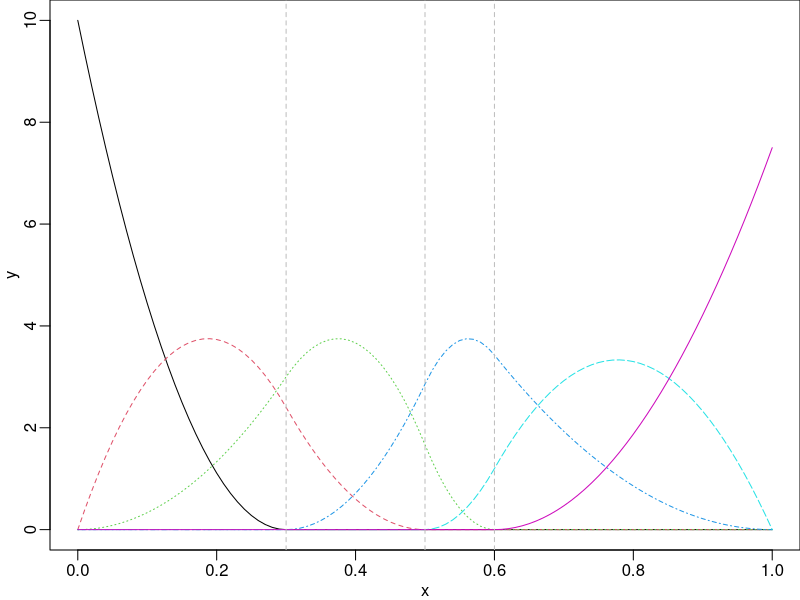
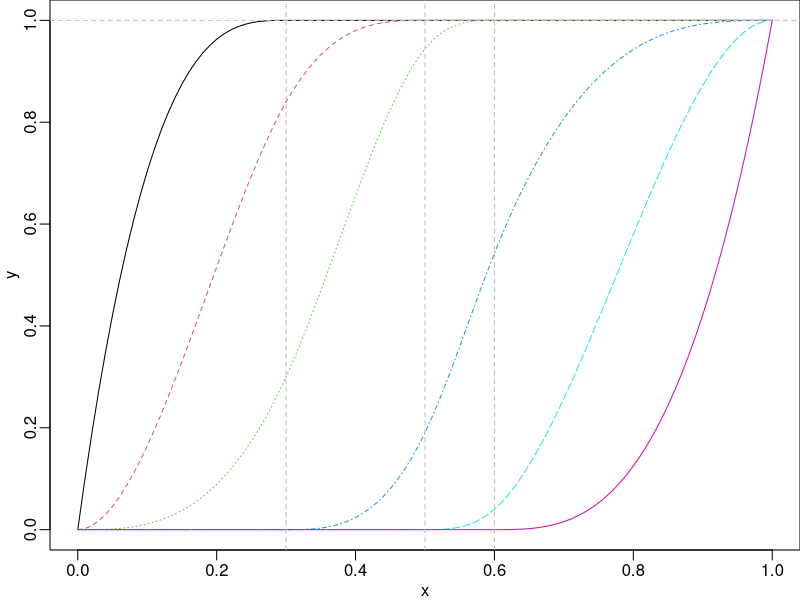
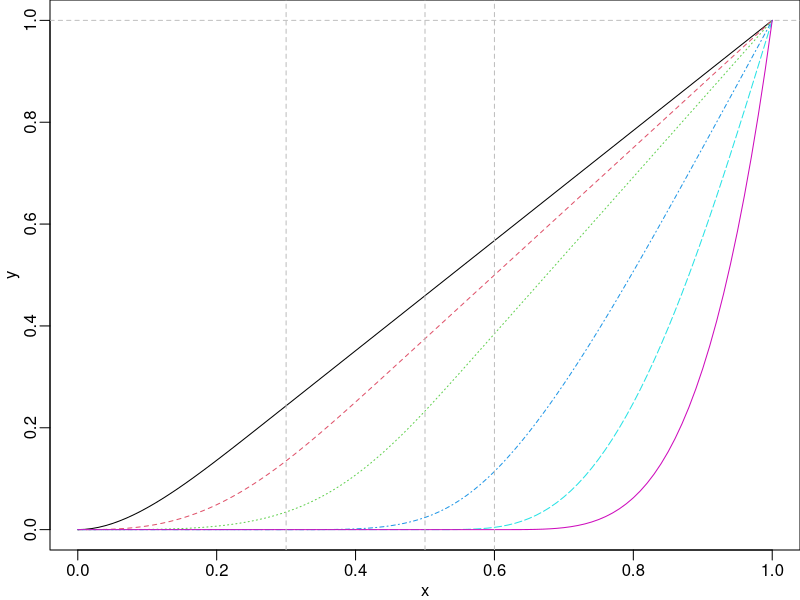

Generate these figures, in order, with R: (Note: this script raises an error after producing the figures.)
## ---- chunk 1
library(splines2)
knots <- c(0.3, 0.5, 0.6)
x <- seq(0, 1, 0.01)
msOut <- mSpline(x, knots = knots, degree = 2, intercept = TRUE)

library(graphics)
par(mar = c(2.5, 2.5, 0, 0), mgp = c(1.5, 0.5, 0))
matplot(x, msOut, type = "l", ylab = "y")
abline(v = knots, lty = 2, col = "gray") # mark internal knots
## ---- chunk 2
dmsOut1 <- mSpline(x, knots = knots, degree = 2, intercept = TRUE, derivs = 1)
dmsOut2 <- deriv(msOut)
stopifnot(all.equal(dmsOut1, dmsOut2, check.attributes = FALSE))
## ---- chunk 3
isOut <- iSpline(x, knots = knots, degree = 2, intercept = TRUE)
matplot(x, isOut, type = "l", ylab = "y")
abline(h = 1, v = knots, lty = 2, col = "gray")
## ---- chunk 4
stopifnot(all.equal(msOut, deriv(isOut), check.attributes = FALSE))
## ---- chunk 5
csOut1 <- cSpline(x, knots = knots, degree = 2, intercept = TRUE)
matplot(x, csOut1, type = "l", ylab = "y")
abline(h = 1, v = knots, lty = 2, col = "gray")
## ---- chunk 6
csOut2 <- cSpline(x, knots = knots, degree = 2, intercept = TRUE, scale = FALSE)
stopifnot(all.equal(isOut, deriv(csOut2), check.attributes = FALSE))
stopifnot(all.equal(msOut, deriv(csOut2, 2), deriv(deriv(csOut2)),
                    check.attributes = FALSE))
## ---- chunk 7
ibsOut <- ibs(x, knots = knots, degree = 1, intercept = TRUE)
par(mfrow = c(1, 2))
matplot(x, deriv(ibsOut), type = "l", ylab = "y")
abline(v = knots, h = 1, lty = 2, col = "gray")
matplot(x, ibsOut, type = "l", ylab = "y")
abline(v = knots, h = c(0.15, 0.2, 0.25), lty = 2, col = "gray")
## ---- chunk 8
dbsOut <- dbs(x, knots = knots, intercept = TRUE)
bsOut <- bSpline(x, knots = knots, intercept = TRUE)
matplot(x, bsOut, type = "l", ylab = "y")
abline(v = knots, lty = 2, col = "gray")
matplot(x, dbsOut, type = "l", ylab = "y")
abline(v = knots, lty = 2, col = "gray")
## ---- chunk 9
bsOut0 <- bSpline(x, knots = knots, degree = 0, intercept = TRUE)
msOut0 <- mSpline(x, knots = knots, degree = 0, intercept = TRUE)
par(mar = c(2.5, 2.5, 0, 0), mgp = c(1.5, 0.5, 0), mfrow = c(1, 2))
matplot(x, bsOut0, type = "l", ylab = "y")
abline(v = knots, lty = 2, col = "gray")
matplot(x, msOut0, type = "l", ylab = "y")
abline(v = knots, lty = 2, col = "gray")
## ---- chunk 10
predict(isOut, c(0.275, 0.525, 0.8))
